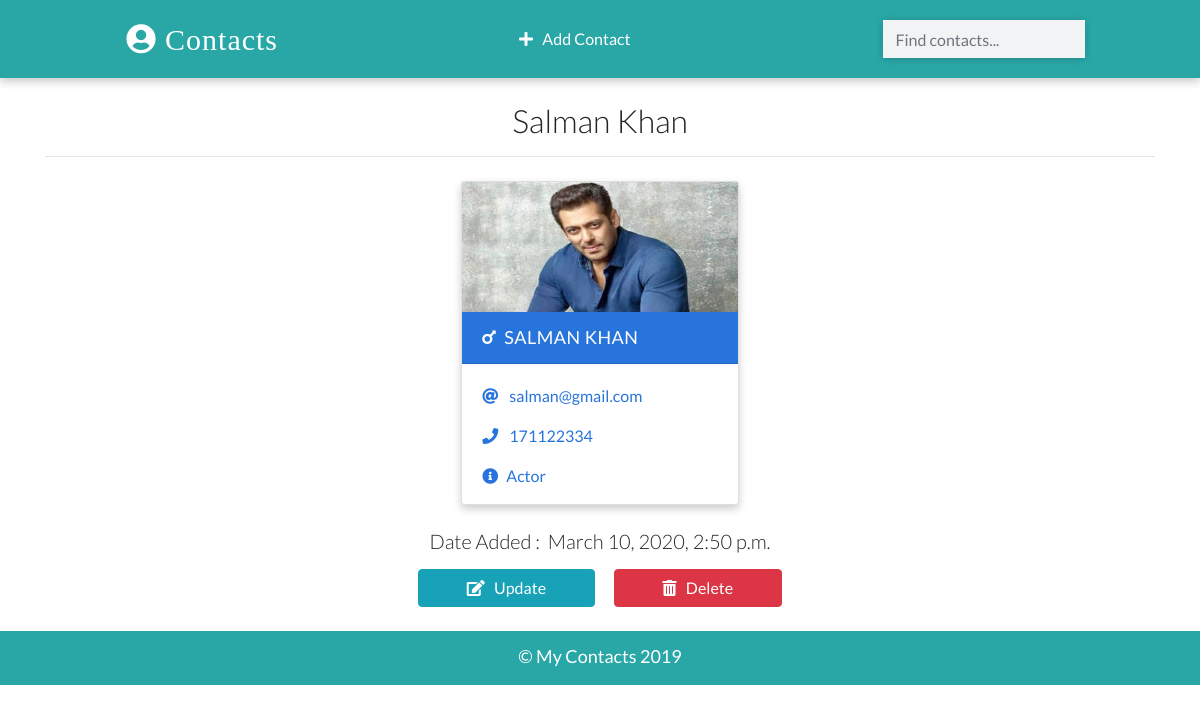
/detail/6/, run on the app's committed database.
### app/models.py (models this page shows, shortened)
class Contact (models.Model):
   name = models.CharField(max_length=20)
   email = models.EmailField(max_length=100)
   phone = models.IntegerField()
   info = models.CharField(max_length=30)
   gender = models.CharField(max_length=30, choices=(
   ('male','Male'),
   ('female','Female')
   ))
   image = models.ImageField(upload_to='images/',blank=True )
   date_added = models.DateTimeField(default=datetime.now)

### app/views.py (the view)
# urls.py: path('detail/<int:pk>/', views.ContactDetailView.as_view(), name="detail"),
class ContactDetailView(DetailView):
    template_name = 'detail.html'
    model = Contact
    context_object_name = 'contact'

### templates/detail.html (shortened to what this page needs)
{% extends 'base.html' %}
  {% load static %}
 {% block content %}
    <div class="container">
      <h2 class="heading font-weight-light text-center">{{contact.name}}</h2>
      <hr />
    </div>
    <div class="container main-part">
      {% include 'partials/_card.html' %}
    </div>
    <div class="container mt-3">
    <h5 class="text-center my-3 font-weight-light">Date Added : &nbsp;{{contact.date_added}} </h5>
      <p class="text-center text-light">
      <a  class="btn btn-info px-5" href="{% url 'update' contact.id%}">
      <i class="fas fa-edit"> </i> &nbsp; Update
      </a>
      <a  class="btn btn-danger px-5" href="{% url 'delete' contact.id%}" >
      <i class="fas fa-trash-alt"> </i> &nbsp; Delete
      </a>
      </p>
    </div>
       {% endblock content %}

### templates/base.html (shortened to what this page needs)
{% load static %}
<!DOCTYPE html>
<html lang="en">
  <head>
    <link
      rel="stylesheet"
      href="https://stackpath.bootstrapcdn.com/bootstrap/4.2.1/css/bootstrap.min.css"
    />
    <link rel="stylesheet" href="{% static './css/main.css' %}" />
    <link
      rel="stylesheet"
      href="https://use.fontawesome.com/releases/v5.6.3/css/all.css"
    />
  </head>
  <body>
    <nav>
      <a class="logo" href="{% url 'home' %}">
        <i class="fas fa-user-circle"></i>&nbsp;Contacts
      </a>
      <p class="feature-link m-0 p-0">
      <a href="{% url 'create'%}" class="mr-4 text-white">
      <i class="fas fa-plus"> </i> &nbsp; Add Contact
      </a>
      </p>
      <form class="form-inline my-2" action="{% url 'search' %}" method="GET">
        <input
          class="form-control search-box"
          type="search"
          placeholder="Find contacts..."
          name= "search_term"
        />
      </form>
    </nav>
    <br />
   {% block content %}
   {% endblock content %}
    <footer class="mt-4 p-2">
      <p class="text-center p-1 m-0">&copy; My Contacts 2019</p>
    </footer>
  </body>
</html>

### templates/partials/_card.html (shortened to what this page needs)
 {% load static %}
 {% if contact.gender == 'male' %}
      <div class="card my-2 mx-2 boy-card {% if 'detail' in request.path %}mx-auto w-25{% endif %}">
        <img src="{% if contact.image %}
        {{contact.image.url}}
        {% else %}
        {% static 'images\boy.png' %}
        {% endif %}"
        class="img-fluid" />
        <div class="card-header">
          <a href="{% url 'detail' contact.id %}" class="text-white header-link"
            ><i class="fas fa-mars mr-2"></i>{{contact.name}}</a
          >
        </div>
        <div class="card-body pb-0">
          <p>
            <i class="fas fa-at mr-2"></i>
            <a href="mailto:{{contact.email}}">{{contact.email}}</a>
          </p>
          <p>
            <i class="fas fa-phone mr-2"></i>
            <a href="tel:{{contact.phone}}">{{contact.phone}}</a>
          </p>
          <p><i class="fas fa-info-circle mr-2"></i>{{contact.info}}</p>
        </div>
      </div>
  {% endif %}

### static/css/main.css (style rules this page uses)
:root { --back: #29a7a6; --girl: #e64298; --boy: #2874dd; }
body { font-family: Lato, sans-serif; }
nav { font-weight: light; display: flex; justify-content: space-around; background-color: var(--back); align-items: center; padding-top: 12px; padding-bottom: 12px; box-shadow: 0 4px 8px 0 rgba(0, 0, 0, 0.2); }
.logo { font-size: 30px; letter-spacing: 1px; color: white; padding: 2px 12px; border-radius: 8px; font-family: cursive; }
.search-box { border-radius: 0px !important; width: 250px; border: none !important; background-color: #f2f3f5 !important; box-shadow: 0 1px 8px 0 rgba(0, 0, 0, 0.2); }
.card { box-shadow: 0 4px 8px 0 rgba(0, 0, 0, 0.2); transition: 0.3s; min-width: 250px; box-sizing: border-box; }
img { height: 130px !important; }
.card-header { font-size: 18px; letter-spacing: 0.5px; text-transform: uppercase; }
.boy-card .card-header { background-color: var(--boy); }
.boy-card .card-body, .boy-card .card-body p a { color: var(--boy); }
.card-body p { cursor: pointer; }
.main-part { display: flex; flex-wrap: wrap; justify-content: space-evenly; }
footer { background-color: var(--back); color: white; font-size: 18px; border-bottom: 3px solid var(--back); }

### data on the page
Contact: name "Salman Khan", image (picture), name "SALMAN KHAN", email "salman@gmail.com", phone "171122334", info "Actor", date_added "March 10, 2020, 2:50 p.m."
